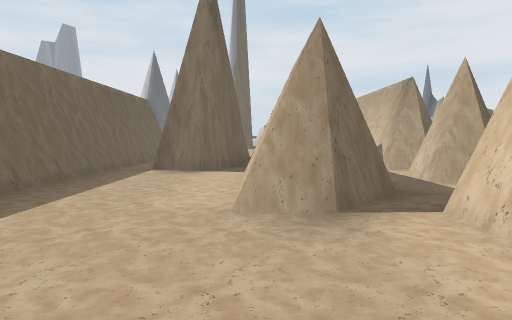
[1] (above)

24 first-person views from a walk through a Unity game level. The camera is 1.4 m above the floor, tilts 4° down and sees 75° across. The floor is counted in squares, 2 m on a side. Each view is taken from the middle of a square. On the plan, view 1 faces up. The plan holds only what a view shows up to about 10 squares ahead; the rest is blank. The place goes on beyond the plan. The player is left out.

[2]
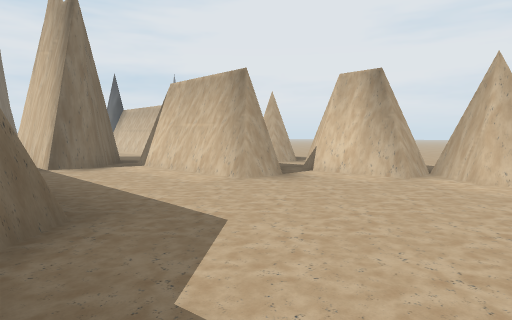

[3]
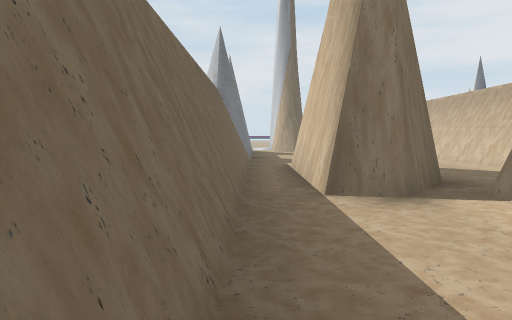

[4]
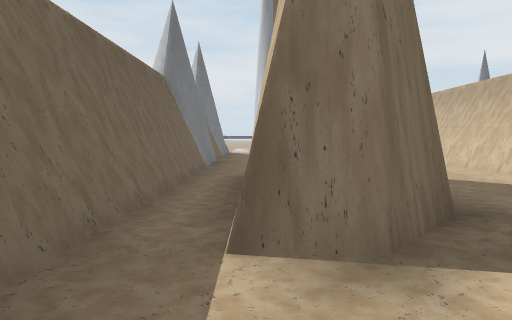

[5]
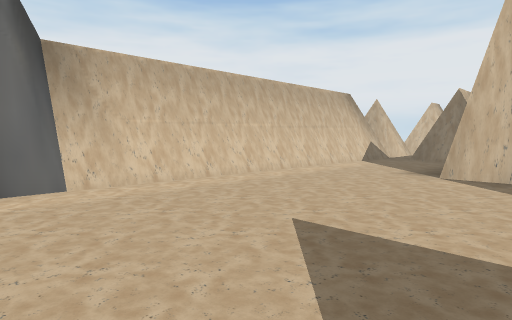

[6]
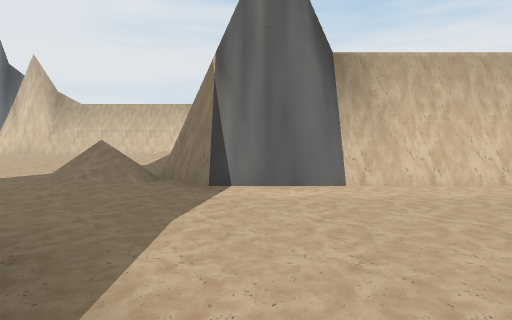

[7]
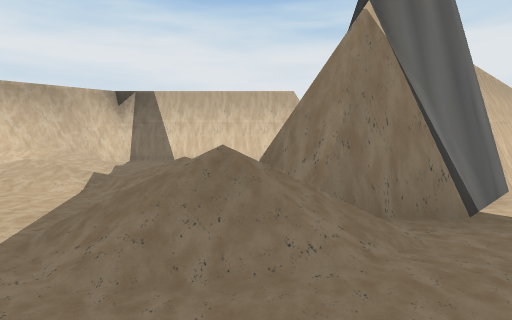

[8]
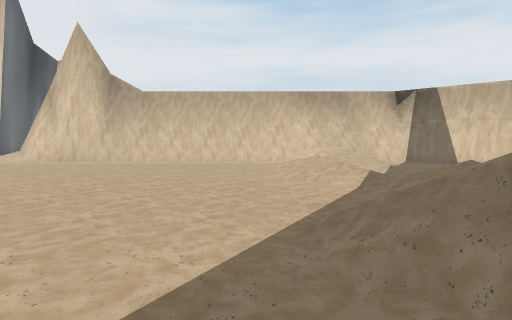

[9]
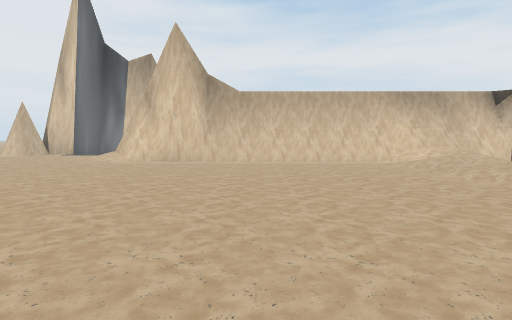

[10]
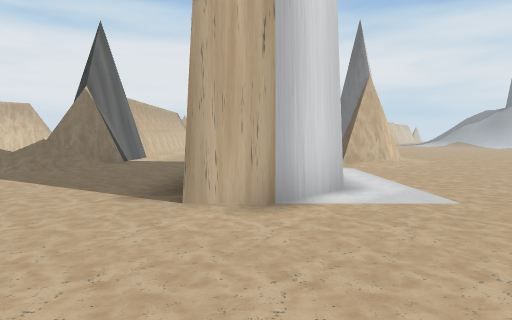

[11]
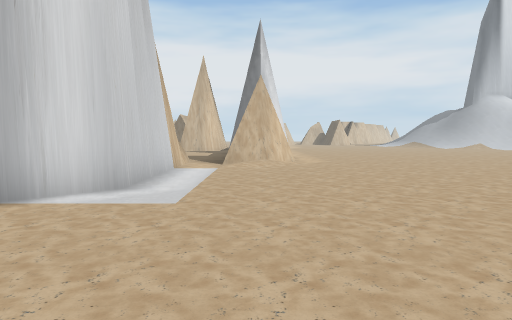

[12]
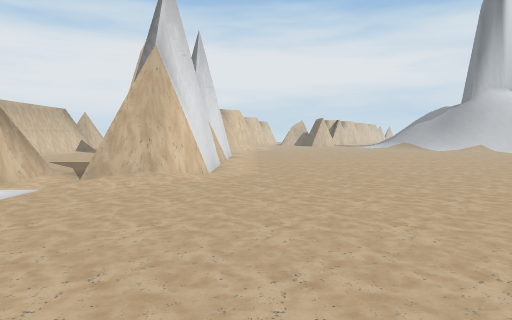

[13]
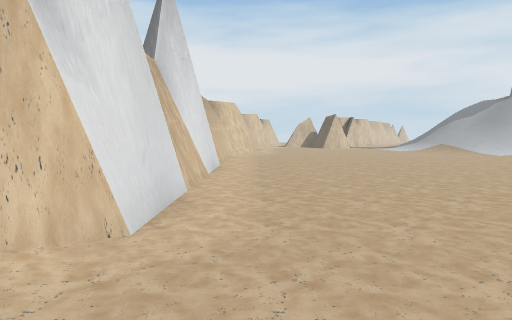

[14]
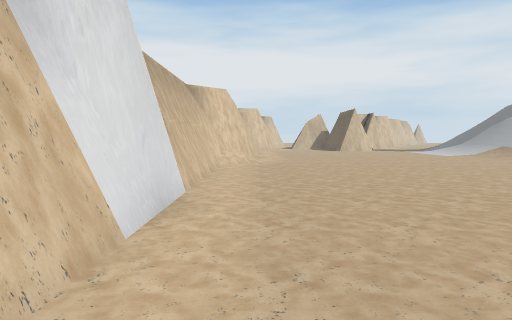

[15]
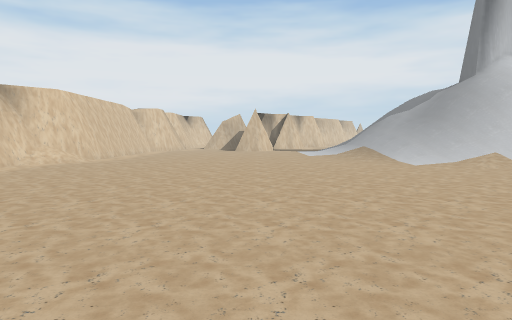

[16]
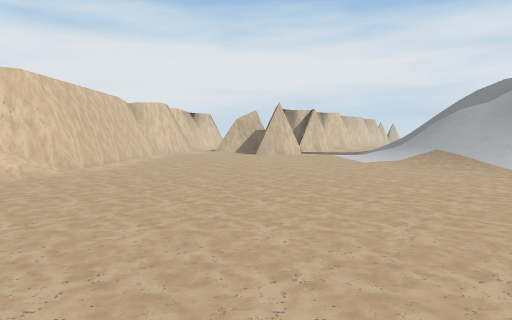

[17]
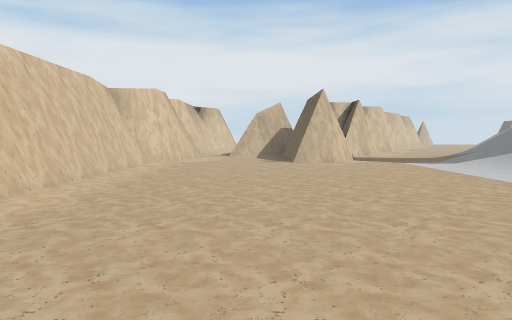

[18]
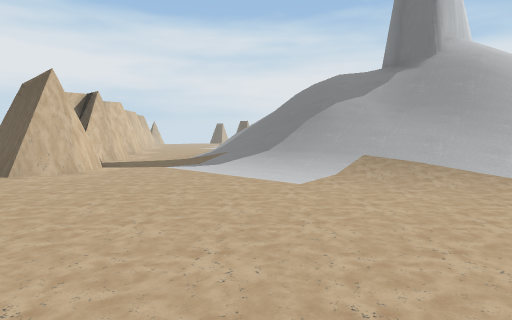

[19]
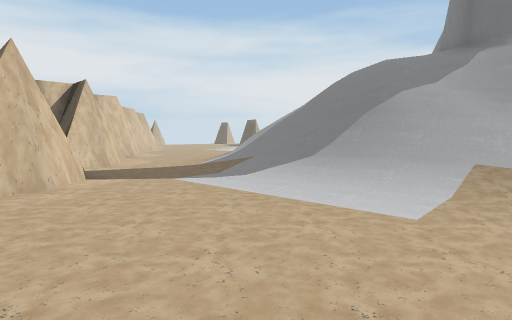

[20]
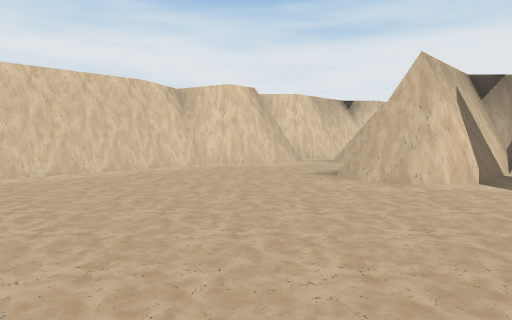

[21]
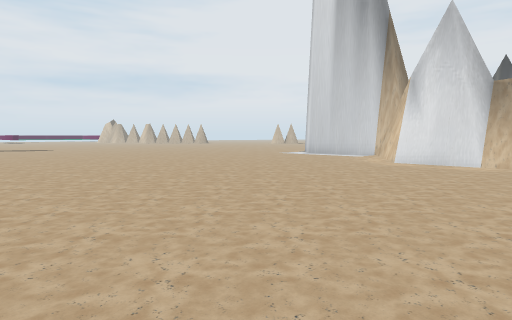

[22]
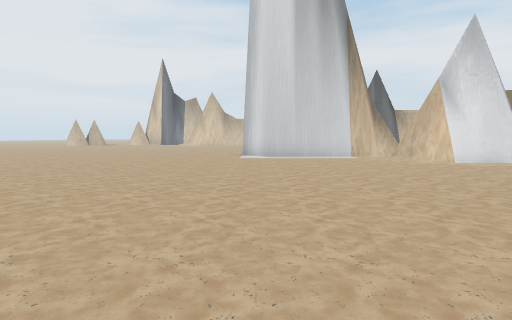

[23]
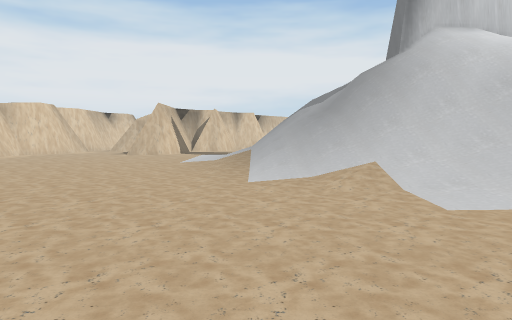

[24]
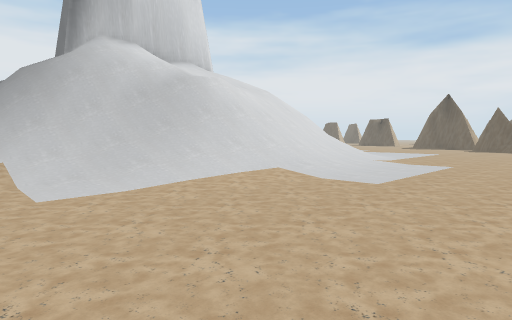

### Floor plan
Key: @ floor where view 1 was taken; # wall or solid block; x gap in a wall; . floor; / step, stairs or slope.
Columns run from 23 left of view 1 to 12 right of it. Each row starts with its distance up from view 1.
 28               ......  .     .......#
 27            .............   ........#
 26            .............. .........#
 25           .........................#
 24          .............#............#
 23           ...........##............#
 22           ...........# ............#
 21           ...........#  ..//../////#
 20           ........./.# .../////////#
 19          ........./#/# ...##   .// #
 18          .........##/.....#     ...#
 17          .........#  .....#      .##
 16          .........#  .....#      ##
 15    ..... .........# /.....#     ##
 14 ..................# /.....#     #
 13 ..................##/.....#
 12 ..................##/.....#
 11 /////.............##/##...#
 10 ///////...........##/##...#
  9 ////////..........##/##...#
  8 /////////.........##/##...#
  7  /////////.......###/####.##
  6   ////////.......###/..# .#
  5  ####/////.......###/..# .x
  4    ##/////.......###/..##.x
  3    #//////.......# #/....#
  2     //////.......###/....##.
  1     //////..##...# /.....##
  0      ////..###..## /...@.##
 -1       ///..###..#  /....

Where each view was taken, in squares from view 1:
view 1: 0 up, 0 right, facing up
view 2: 1 down, 4 left, facing up-right
view 3: 3 up, 3 left, facing up
view 4: 5 up, 2 left, facing up
view 5: 18 up, 2 left, facing down-right
view 6: 18 up, 2 left, facing right
view 7: 22 up, 2 right, facing down-right
view 8: 22 up, 2 right, facing right
view 9: 25 up, 2 right, facing right
view 10: 28 up, 1 left, facing down
view 11: 28 up, 4 left, facing down
view 12: 25 up, 6 left, facing down
view 13: 21 up, 6 left, facing down
view 14: 17 up, 6 left, facing down
view 15: 17 up, 11 left, facing down
view 16: 14 up, 10 left, facing down
view 17: 10 up, 9 left, facing down
view 18: 8 up, 9 left, facing down-left
view 19: 6 up, 10 left, facing down-left
view 20: 6 up, 13 left, facing down-right
view 21: 15 up, 14 left, facing up-right
view 22: 24 up, 14 left, facing right
view 23: 14 up, 15 left, facing down
view 24: 15 up, 16 left, facing down-left
